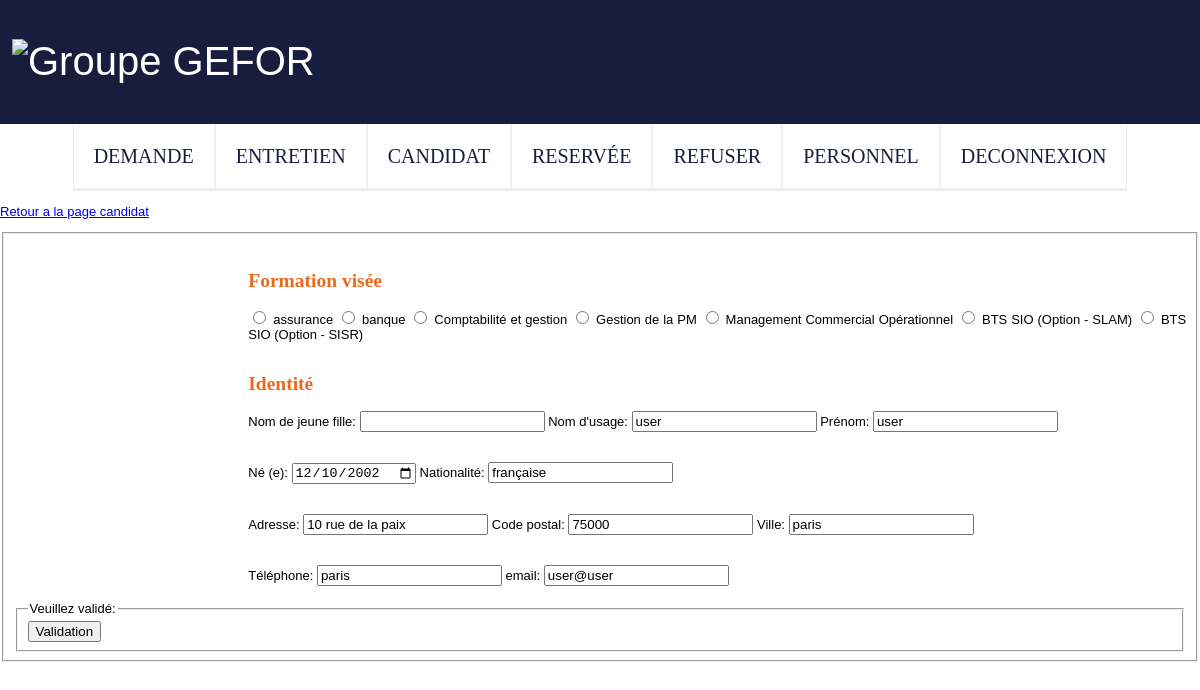
Page /ppe3_vrai/admin/modifier_candidat_admin.php?idcandidat=24 on the committed database.
### tables this page shows
CREATE TABLE IF NOT EXISTS `formation` (
  `idformation` int(11) NOT NULL AUTO_INCREMENT,
  `libelle` varchar(45) DEFAULT NULL,
  `date_ajout` date DEFAULT NULL,
  `date_modification` date DEFAULT NULL,
  PRIMARY KEY (`idformation`)
);

CREATE TABLE IF NOT EXISTS `candidat` (
  `idcandidat` int(11) NOT NULL AUTO_INCREMENT,
  `nom_dusage` varchar(45) NOT NULL,
  `nom_jeunefille` varchar(255) DEFAULT NULL,
  `prenom` varchar(45) NOT NULL,
  `date_naissance` date DEFAULT NULL,
  `adresse` varchar(75) DEFAULT NULL,
  `cp` varchar(10) DEFAULT NULL,
  `ville` varchar(45) DEFAULT NULL,
  `email` varchar(45) NOT NULL,
  `tel` varchar(14) DEFAULT NULL,
  `nationalite` varchar(255) DEFAULT NULL,
  `reunion_info` tinyint(1) DEFAULT NULL,
  `elementdeclencheur` text,
  `objectif2` text,
  `objectif3` text,
  `objectif4` text,
  `objectif5` text,
  `objectif7` text,
  `objectif8` text,
  `pk_formation` text,
  `court` text,
  `moyen` text,
  `long_terme` text,
  `points_forts` text,
  `axe_progres` text,
  `charges_familiales` text,
  `soutien_entourage` varchar(50) DEFAULT NULL,
  `adequation` text,
  `stages` text,
  `diplome` varchar(255) DEFAULT NULL,
  `motivations` varchar(45) DEFAULT NULL,
  `epreuve_dispense` varchar(255) DEFAULT NULL,
  `avis_projet` varchar(45) DEFAULT NULL,
  `decision` varchar(45) DEFAULT NULL,
  `remarque_decision` text,
  `organisme_connu` text,
  `id_situation` int(11) DEFAULT NULL,
  `commentaire_situation` varchar(45) DEFAULT NULL,
  `id_formation` int(11) DEFAULT NULL,
  `id_session` int(11) DEFAULT NULL,
  `mot_de_passe` varchar(255) NOT NULL,
  `id_groupe` int(11) NOT NULL,
  `date_ajout` date DEFAULT NULL,
  `date_modification` date DEFAULT NULL,
  `cursus_formulaire` int(11) DEFAULT NULL,
  `autre_soutien` varchar(100) DEFAULT NULL,
  `entretien` date DEFAULT NULL,
  `remarque_entretien` text,
  `resultat_test` varchar(11) DEFAULT NULL,
  PRIMARY KEY (`idcandidat`),
  KEY `idformation` (`id_formation`),
  KEY `idsituation_pro` (`id_situation`),
  KEY `id_session` (`id_session`),
  KEY `id_groupe` (`id_groupe`)
);

### ppe3_vrai/admin/modifier_candidat_admin.php (the view, shortened to what this page needs)
<?php
require_once("header.php");
require("nav_admin.php");
 require_once('../bdd/connect.php');
 function securite($data){
    $data=strip_tags($data);
    $data=trim($data);
    $data=htmlspecialchars($data);
    return $data;
    }
if(isset($_GET['idcandidat']) && !empty($_GET['idcandidat'])){
    $id = securite($_GET['idcandidat']);
$query1=$db->prepare("SELECT * FROM formation;");
$query1->execute();
$result_for=$query1->fetchall();
$query3=$db->prepare("SELECT * FROM candidat WHERE idcandidat=$id");
$query3->execute();
$result_candidat=$query3->fetch();
if (isset($_POST['formation']) && !empty($_POST['formation'])
    && isset($_POST['nom']) && !empty($_POST['nom'])
    && isset($_POST['nomjf']) && !empty($_POST['nomjf'])
    && isset($_POST['prenom']) && !empty($_POST['prenom'])
    && isset($_POST['date_naissance']) && !empty($_POST['date_naissance'])
    && isset($_POST['nationalite']) && !empty($_POST['nationalite'])
    && isset($_POST['adresse']) && !empty($_POST['adresse'])
    && isset($_POST['cp']) && !empty($_POST['cp'])
    && isset($_POST['ville']) && !empty($_POST['ville'])
    && isset($_POST['tel']) && !empty($_POST['tel'])
    && isset($_POST['email']) && !empty($_POST['email']) ){
        $formation=securite($_POST['formation']);
        $nom=securite($_POST['nom']);
        $nomjf=securite($_POST['nomjf']);
        $prenom=securite($_POST['prenom']);
        $date_naissance=securite($_POST['date_naissance']);
        $nationalite=securite($_POST['nationalite']);
        $adresse=securite($_POST['adresse']);
        $cp=securite($_POST['cp']);
        $ville=securite($_POST['ville']);
        $tel=securite($_POST['tel']);
        $email=securite($_POST['email']);
        $query=$db->prepare("UPDATE candidat SET nom_dusage=?,nom_jeunefille=?,prenom=?,date_naissance=?,adresse=?,
                            cp=?,ville=?,tel=?, nationalite=?,id_formation=?,email=?
                             WHERE idcandidat=?;");
        $query->bindValue(1, $nom, PDO::PARAM_STR);
        $query->bindValue(2, $nomjf, PDO::PARAM_STR);
        $query->bindValue(3, $prenom, PDO::PARAM_STR);
        $query->bindValue(4, $date_naissance, PDO::PARAM_STR);
        $query->bindValue(5, $adresse, PDO::PARAM_STR);
        $query->bindValue(6, $cp, PDO::PARAM_STR);
        $query->bindValue(7, $ville, PDO::PARAM_STR);
        $query->bindValue(8, $tel, PDO::PARAM_STR);
        $query->bindValue(9, $nationalite, PDO::PARAM_STR);
        $query->bindValue(10, $formation, PDO::PARAM_STR);
        $query->bindValue(11, $email, PDO::PARAM_STR);
        $query->bindValue(12, $id, PDO::PARAM_INT);
        $query->execute();
            $_POST=null;
            header('location: candi_valid.php');
        }}
?>
<p><a href="candi_valid.php">Retour a la page candidat</a></p>
    <form method="post">
        <fieldset>
            <div class="champ">
            <?php if(isset($error)){echo "<span style='color: red'>".$error."</span>";}
            else{echo "<br>";}?>
                <h2>Formation visée</h2>
                <?php
                    foreach($result_for as $formation){?>
                    <input type="radio" id="<?= $formation['idformation'].'formation'?>"name="formation" value="<?= $formation['idformation']?>" required>
                    <label for="formation"><?= $formation['libelle']?></label>
                    <?php
                        }
                    ?>
            </div>
            <div class="champ">
                <h2>Identité</h2>
                <label for="nomjf">Nom de jeune fille: </label>
                <input type="text" id="nomjf" name="nomjf" value="<?= $result_candidat['nom_jeunefille']?>">
                <label for="nom">Nom d'usage: </label>
                <input type="text" id="nom" name="nom" value="<?= $result_candidat['nom_dusage']?>" required>
                <label for="prénom">Prénom: </label>
                <input type="text" id="prenom" name="prenom" value="<?= $result_candidat['prenom']?>"required>
            </div>
            <br>
            <div class="champ">
                <label for="date_naissance">Né (e): </label>
                <input type="date" id="date" name="date_naissance" value="<?= $result_candidat['date_naissance']?>"required>
                <label for="nationalité">Nationalité: </label>
                <input type="text" id="nationalite" name="nationalite" value="<?= $result_candidat['nationalite']?>"required>
            </div>
            <br>
            <div class="champ">
                <label for="id">Adresse: </label>
                <input type="text" id="adresse" name="adresse" value="<?= $result_candidat['adresse']?>"required>
                <label for="id">Code postal: </label>
                <input type="text" id="cp" name="cp" value="<?= $result_candidat['cp']?>"required>
                <label for="id">Ville: </label>
                <input type="text" id="ville" name="ville" value="<?= $result_candidat['ville']?>"required>
            </div>
            <br>
            <div class="champ">
                <label for="id">Téléphone: </label>
                <input type="text" id="tel" name="tel" value="<?= $result_candidat['ville']?>"required>
                <label for="id">email: </label>
                <input type="text" id="email" name="email" value="<?= $result_candidat['email']?>"required>
            </div>
        <fieldset>
            <legend>Veuillez validé:</legend>
            <input type="submit" value="Validation">
        </fieldset>
    </form>

### ppe3_vrai/style.css (style rules this page uses)
body { font-family: 'Century Gothic', Calibri, sans-serif; font-size: 13px; margin: 0px; padding: 0px; }
.champ { margin-left: 20%; text-align: justify; padding: top 15px; padding-bottom: 15px; }
h2 { color: #ec681f; font-family: 'Playfair Display',serif; }

### rows in the picture
formation: libelle "assurance"
formation: libelle "banque"
formation: libelle "Comptabilité et gestion"
formation: libelle "Gestion de la PM"
formation: libelle "Management Commercial Opérationnel"
formation: libelle "BTS SIO (Option - SLAM)"
formation: libelle "BTS SIO (Option - SISR)"
candidat: nom "user", prenom "user", date_naissance "12/10/2002", nationalite "française", adresse "10 rue de la paix", cp "75000", ville "paris", tel "paris", email "user@user"
